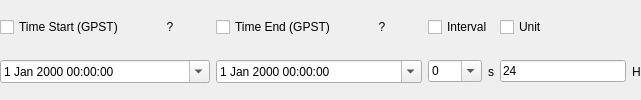
       <widget class="QWidget" name="Panel3" native="true">
        <property name="enabled">
         <bool>true</bool>
        </property>
        <property name="toolTip">
         <string/>
        </property>
        <property name="layoutDirection">
         <enum>Qt::LeftToRight</enum>
        </property>
        <property name="text" stdset="0">
         <string/>
        </property>
        <layout class="QGridLayout" name="gridLayout">
         <property name="leftMargin">
          <number>0</number>
         </property>
         <property name="topMargin">
          <number>0</number>
         </property>
         <property name="rightMargin">
          <number>0</number>
         </property>
         <property name="bottomMargin">
          <number>0</number>
         </property>
         <item row="0" column="0" colspan="2">
          <widget class="QCheckBox" name="TimeStart">
           <property name="toolTip">
            <string/>
           </property>
           <property name="text">
            <string>Time Start (GPST)</string>
           </property>
           <property name="checked">
            <bool>false</bool>
           </property>
          </widget>
         </item>
         <item row="0" column="2">
          <widget class="QPushButton" name="BtnTime1">
           <property name="enabled">
            <bool>true</bool>
           </property>
           <property name="toolTip">
            <string/>
           </property>
           <property name="text">
            <string>?</string>
           </property>
           <property name="flat">
            <bool>true</bool>
           </property>
          </widget>
         </item>
         <item row="0" column="3" colspan="2">
          <widget class="QCheckBox" name="TimeEnd">
           <property name="toolTip">
            <string/>
           </property>
           <property name="text">
            <string>Time End (GPST)</string>
           </property>
           <property name="checked">
            <bool>false</bool>
           </property>
          </widget>
         </item>
         <item row="0" column="5">
          <widget class="QPushButton" name="BtnTime2">
           <property name="enabled">
            <bool>true</bool>
           </property>
           <property name="toolTip">
            <string/>
           </property>
           <property name="text">
            <string>?</string>
           </property>
           <property name="flat">
            <bool>true</bool>
           </property>
          </widget>
         </item>
         <item row="0" column="6" colspan="2">
          <widget class="QCheckBox" name="TimeIntF">
           <property name="toolTip">
            <string/>
           </property>
           <property name="text">
            <string>Interval</string>
           </property>
           <property name="checked">
            <bool>false</bool>
           </property>
          </widget>
         </item>
         <item row="0" column="8">
          <widget class="QCheckBox" name="TimeUnitF">
           <property name="toolTip">
            <string/>
           </property>
           <property name="text">
            <string>Unit</string>
           </property>
           <property name="checked">
            <bool>false</bool>
           </property>
          </widget>
         </item>
         <item row="1" column="0" colspan="3">
          <widget class="QDateTimeEdit" name="dateTime1">
           <property name="calendarPopup">
            <bool>true</bool>
           </property>
           <property name="timeSpec">
            <enum>Qt::UTC</enum>
           </property>
          </widget>
         </item>
         <item row="1" column="6">
          <widget class="QComboBox" name="TimeInt">
           <property name="enabled">
            <bool>true</bool>
           </property>
           <property name="toolTip">
            <string/>
           </property>
           <property name="editable">
            <bool>true</bool>
           </property>
           <item>
            <property name="text">
             <string>0</string>
            </property>
           </item>
           <item>
            <property name="text">
             <string>0.05</string>
            </property>
           </item>
           <item>
            <property name="text">
             <string>0.1</string>
            </property>
           </item>
           <item>
            <property name="text">
             <string>0.2</string>
            </property>
           </item>
           <item>
            <property name="text">
             <string>0.25</string>
            </property>
           </item>
           <item>
            <property name="text">
             <string>0.5</string>
            </property>
           </item>
           <item>
            <property name="text">
             <string>1</string>
            </property>
           </item>
           <item>
            <property name="text">
             <string>2</string>
            </property>
           </item>
           <item>
            <property name="text">
             <string>5</string>
            </property>
           </item>
           <item>
            <property name="text">
             <string>10</string>
            </property>
           </item>
           <item>
            <property name="text">
             <string>15</string>
            </property>
           </item>
           <item>
            <property name="text">
             <string>30</string>
            </property>
           </item>
           <item>
            <property name="text">
             <string>60</string>
            </property>
           </item>
          </widget>
         </item>
         <item row="1" column="7">
          <widget class="QLabel" name="LabelTimeInt">
           <property name="enabled">
            <bool>true</bool>
           </property>
           <property name="toolTip">
            <string/>
           </property>
           <property name="text">
            <string>s</string>
           </property>
          </widget>
         </item>
         <item row="1" column="9">
          <widget class="QLabel" name="LabelTimeUnit">
           <property name="enabled">
            <bool>true</bool>
           </property>
           <property name="toolTip">
            <string/>
           </property>
           <property name="text">
            <string>H</string>
           </property>
          </widget>
         </item>
         <item row="1" column="8">
          <widget class="QLineEdit" name="TimeUnit">
           <property name="enabled">
            <bool>true</bool>
           </property>
           <property name="toolTip">
            <string/>
           </property>
           <property name="text">
            <string>24</string>
           </property>
          </widget>
         </item>
         <item row="1" column="3" colspan="3">
          <widget class="QDateTimeEdit" name="dateTime2">
           <property name="calendarPopup">
            <bool>true</bool>
           </property>
           <property name="timeSpec">
            <enum>Qt::UTC</enum>
           </property>
          </widget>
         </item>
        </layout>
       </widget>
